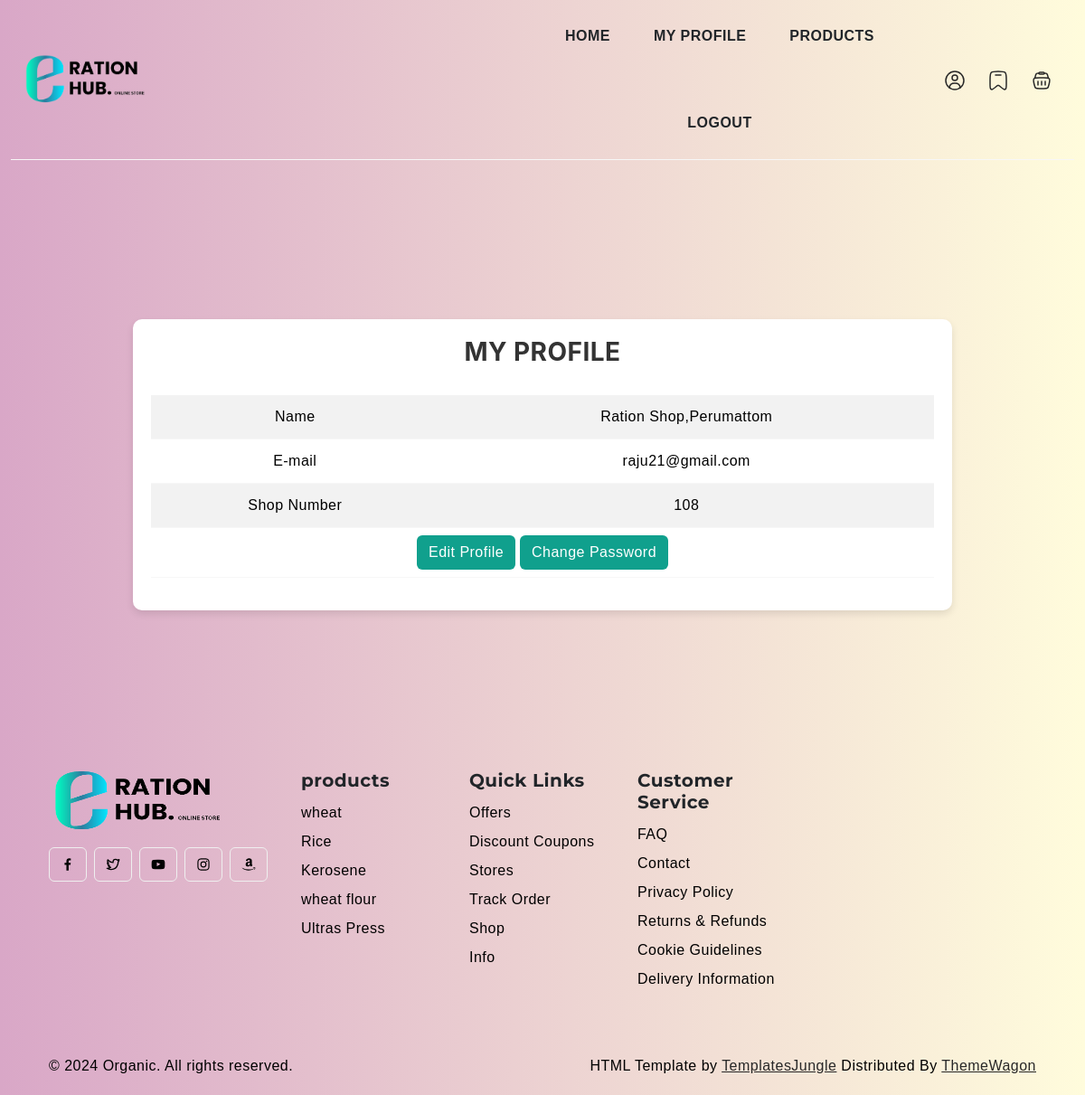
/Project/Shop/MyProfile.php (signed in), run on the app's committed database.
### tables this page shows
CREATE TABLE `tbl_rationshop` (
  `rationshop_id` int(11) NOT NULL,
  `rationshop_name` varchar(70) NOT NULL,
  `rationshop_licensee` varchar(60) NOT NULL,
  `rationshop_email` varchar(90) NOT NULL,
  `rationshop_password` varchar(60) NOT NULL,
  `place_id` int(11) NOT NULL,
  `rationshop_number` int(11) NOT NULL
);

### Project/Shop/MyProfile.php (the view, shortened to what this page needs)
<?php
include("../Assets/Connection/Connection.php");
include("Head.php");
	$selQry = "select * from tbl_rationshop where rationshop_id =".$_SESSION["sid"];
	$result = $Con ->query($selQry);
	$data = $result ->fetch_assoc();
?>
<!DOCTYPE html PUBLIC "-//W3C//DTD XHTML 1.0 Transitional//EN" "http://www.w3.org/TR/xhtml1/DTD/xhtml1-transitional.dtd">
<html xmlns="http://www.w3.org/1999/xhtml">
<head>
</head>
<body>
  <div class="container mt-5">
    <div class="row justify-content-center">
        <div class="col-md-10">
            <div class="table-wrapper">
             <form id="form1" name="form1" method="post" action="">
              <h3 align="center">My Profile</h3>
              <table class="table table-striped">
                  <tr>
                    <td>Name</td>
                    <td>
                      <?php echo $data['rationshop_name'] ?>
                    </td>
                  </tr>
                  <tr>
                    <td>E-mail</td>
                    <td>
                      <?php echo $data['rationshop_email'] ?>
                    </td>
                  </tr>
                  <tr>
                    <td>Shop Number</td>
                    <td>
                      <?php echo $data['rationshop_number'] ?>
                    </td>
                  </tr>
                  <tr >
                    <td colspan="2" align="center">
                    <a href="Editprofile.php" class="btn btn-primary">Edit Profile</a>
                    <a href="ChangePassword.php" class="btn btn-primary">Change Password</a>
                  </tr>
                </table>
              </form>
            </div>
          </div>
        </div>
      </div>
</body>
</html>
<?php
include("Foot.php");
?>

### Project/Assets/Templates/User/style.css (style rules this page uses)
body { --heading-font : "Inter", sans-serif; --bs-link-color: #ffd500; --bs-link-hover-color:#333; --bs-link-color-rgb: 40,40,40; --bs-link-hover-color-rgb: 0,0,0; --bs-light-rgb: 248, 248, 248; --bs-font-sans-serif: "Inter", sans-serif; --bs-body-font-family: var(--bs-font-sans-serif); --bs-body-font-size: 1rem; --bs-body-font-weight: 400; --bs-body-line-height: 2; --bs-body-color: #000000; --bs-primary: #10a08d; --bs-primary-rgb: 107, 178, 82; --bs-secondary: #ffffff; --bs-secondary-rgb: 54, 65, 39; --bs-danger: #f94509; --bs-danger-rgb: 249, 95, 9; --bs-success: #a3be4c; --bs-success-rgb: 163, 190, 76; --bs-primary-bg-subtle: #FFF9EB; --bs-success-bg-subtle: #eef5e5; --bs-border-color: #F7F7F7; }
.btn-primary { --bs-btn-color: #fff; --bs-btn-bg: var(--bs-primary); --bs-btn-border-color: transparent; --bs-btn-hover-color: #fff; --bs-btn-hover-bg: #000000; --bs-btn-hover-border-color: transparent; --bs-btn-focus-shadow-rgb: 49,132,253; --bs-btn-active-color: #fff; --bs-btn-active-bg: var(--bs-primary); --bs-btn-active-border-color: transparent; --bs-btn-active-shadow: inset 0 3px 5px rgba(0, 0, 0, 0.125); --bs-btn-disabled-color: #fff; --bs-btn-disabled-bg: #d3d7dd; --bs-btn-disabled-border-color: transparent; }
body { letter-spacing: 0.03em; }
h1,h2,h3,h4,h5,h6 { font-family: var(--heading-font); color: var(--bs-dark); font-weight: 700; }
.container, .container-fluid, .container-lg, .container-md, .container-sm, .container-xl, .container-xxl { --bs-gutter-x: 3rem; }

### Project/Assets/Templates/form.css (style rules this page uses)
body { background: linear-gradient(to right, #d9a7c7, #fffcdc); font-family: 'Arial', sans-serif; }

### Project/Shop/MyProfile.php (style rules this page uses)
.table-wrapper { background-color: #fff; padding: 20px; border-radius: 10px; box-shadow: 0 4px 8px rgba(0, 0, 0, 0.1); }
h3 { color: #333; font-weight: bold; text-transform: uppercase; margin-bottom: 30px; text-align: center; }
.table tbody td { text-align: center; }

### data on the page
tbl_rationshop: rationshop_name "Ration Shop,Perumattom", rationshop_email "raju21@gmail.com", rationshop_number "108"
